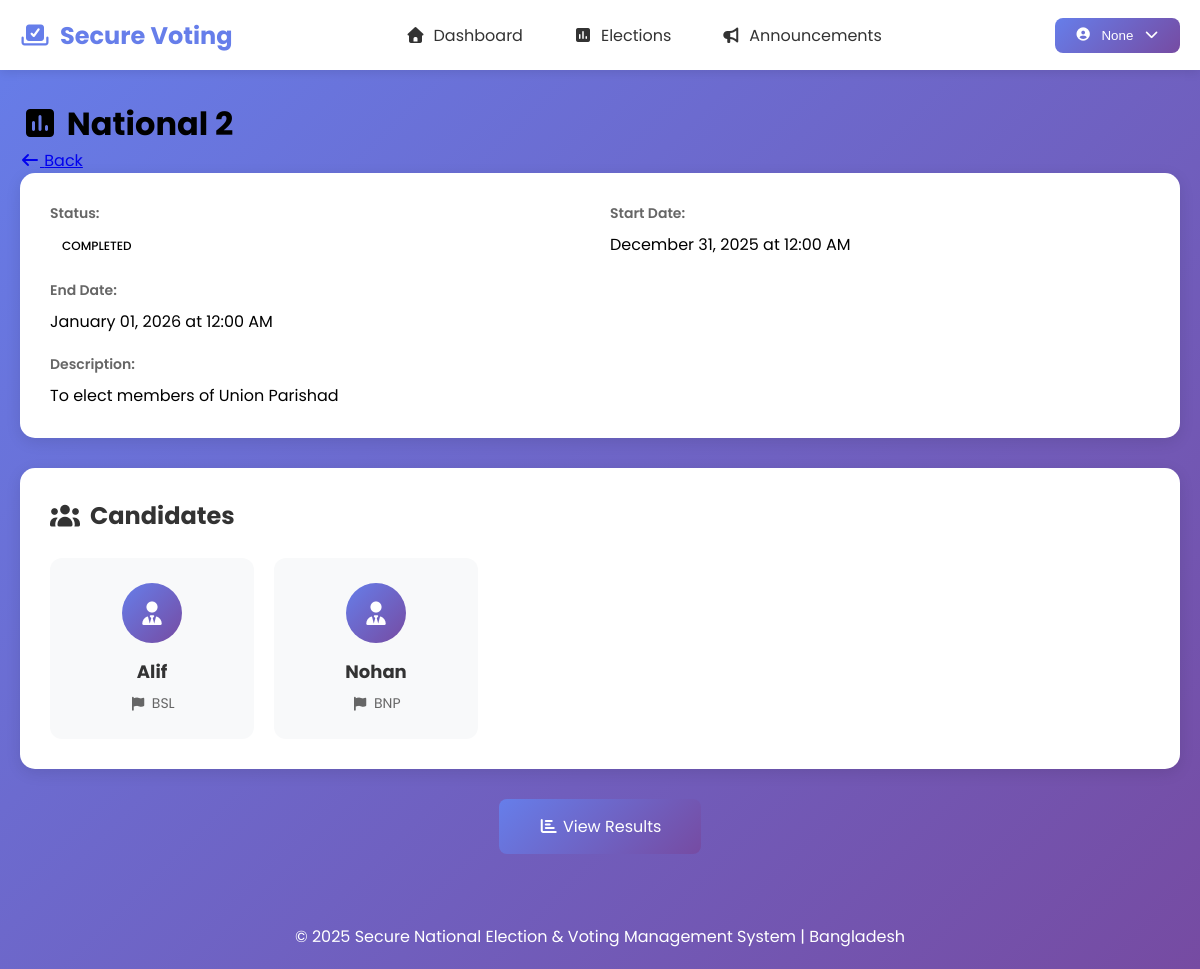
The page /election/ELECTION_BEA5983BC9C7 (signed in) on the database its author committed.
### tables this page shows
CREATE TABLE elections (
            election_id TEXT PRIMARY KEY,
            title_encrypted TEXT NOT NULL,
            description_encrypted TEXT,
            start_date TEXT NOT NULL,
            end_date TEXT NOT NULL,
            created_by TEXT NOT NULL,
            status TEXT DEFAULT 'upcoming',
            created_at TEXT NOT NULL,
            FOREIGN KEY (created_by) REFERENCES users(user_id)
        );

CREATE TABLE candidates (
            candidate_id TEXT PRIMARY KEY,
            election_id TEXT NOT NULL,
            name_encrypted TEXT NOT NULL,
            party_encrypted TEXT,
            description_encrypted TEXT,
            symbol_encrypted TEXT,
            created_at TEXT NOT NULL,
            FOREIGN KEY (election_id) REFERENCES elections(election_id)
        );

### routes/election_routes.py (the view)
@election_bp.route('/<election_id>')
@require_auth
def view_election(election_id):
    user_id = session.get('user_id')
    election = election_model.get_election(election_id)
    if not election:
        flash('Election not found', 'error')
        return redirect(url_for('election.list_elections'))
    try:
        election['title'] = encryption_middleware.decrypt_data(
            election['title_encrypted'],
            election['created_by']
        ) or "Election"
        if election['description_encrypted']:
            election['description'] = encryption_middleware.decrypt_data(
                election['description_encrypted'],
                election['created_by']
            )
    except:
        election['title'] = "Election"
        election['description'] = ""
    candidates = election_model.get_candidates(election_id)
    for candidate in candidates:
        try:
            candidate['name'] = encryption_middleware.decrypt_data(
                candidate['name_encrypted'],
                election['created_by']
            ) or "Candidate"
            candidate['party'] = encryption_middleware.decrypt_data(
                candidate['party_encrypted'],
                election['created_by']
            ) or ""
        except:
            candidate['name'] = "Candidate"
            candidate['party'] = ""
    return render_template('election/view.html',
                         election=election,
                         candidates=candidates)

### app.py (called while the page is built, shortened)
@app.template_filter('format_date')
def format_date(date_string):
    from datetime import datetime
    try:
        dt = datetime.fromisoformat(date_string)
        return dt.strftime('%B %d, %Y at %I:%M %p')
    except:
        return date_string

@app.context_processor
def inject_user():
    if 'user_id' in session:
        return {
            'current_user': {
                'user_id': session.get('user_id'),
                'username': session.get('username'),
                'role': session.get('role'),
                'is_verified': session.get('is_verified')
            }
        }
    return {'current_user': None}

@app.before_request
def before_request():
    from datetime import timedelta
    from auth.session_manager import SessionManager
    from config import Config
    if request.endpoint and (
        request.endpoint.startswith('static') or
        request.endpoint.startswith('auth.') or
        request.endpoint == 'index' or
        request.endpoint == 'about' or
        request.endpoint == 'contact'
    ):
        return None
    if 'user_id' in session:
        if session.get('remember_me'):
            app.permanent_session_lifetime = timedelta(days=30)
            session.permanent = True
        else:
            app.permanent_session_lifetime = timedelta(seconds=app.config['SESSION_LIFETIME'])
            session.permanent = True
    else:
        app.permanent_session_lifetime = timedelta(seconds=app.config['SESSION_LIFETIME'])

@app.after_request
def after_request(response):
    response.headers['X-Content-Type-Options'] = 'nosniff'
    response.headers['X-Frame-Options'] = 'SAMEORIGIN'
    response.headers['X-XSS-Protection'] = '1; mode=block'
    return response

### crypto/ecc.py (called while the page is built)
    def __eq__(self, other):
        if isinstance(other, Point):
            return self.x == other.x and self.y == other.y and self.curve == other.curve
        return False

    def is_infinity(self):
        return self.x is None and self.y is None

    def scalar_mult(self, k, point):
        if k == 0:
            return self.infinity
        if k < 0:
            k = -k
            point = Point(point.x, -point.y % self.p, self)
        result = self.infinity
        addend = point
        while k:
            if k & 1:
                result = self.point_add(result, addend)
            addend = self.point_add(addend, addend)
            k >>= 1
        return result

### templates/election/view.html (shortened to what this page needs)
{% extends "base.html" %}
{% block content %}
<div class="container">
    <div class="page-header">
        <h1><i class="fas fa-poll"></i> {{ election.title }}</h1>
        <a href="{{ url_for('election.list_elections') }}" class="btn-secondary">
            <i class="fas fa-arrow-left"></i> Back
        </a>
    </div>
    <div class="election-details">
        <div class="detail-card">
            <div class="detail-row">
                <span class="label">Status:</span>
                <span class="badge badge-{{ election.status }}">{{ election.status|upper }}</span>
            </div>
            <div class="detail-row">
                <span class="label">Start Date:</span>
                <span>{{ election.start_date|format_date }}</span>
            </div>
            <div class="detail-row">
                <span class="label">End Date:</span>
                <span>{{ election.end_date|format_date }}</span>
            </div>
            {% if election.description %}
            <div class="detail-row full">
                <span class="label">Description:</span>
                <p>{{ election.description }}</p>
            </div>
            {% endif %}
        </div>
    </div>
    <div class="candidates-section">
        <h2><i class="fas fa-users"></i> Candidates</h2>
        {% if candidates %}
        <div class="candidates-grid">
            {% for candidate in candidates %}
            <div class="candidate-card">
                <div class="candidate-icon">
                    <i class="fas fa-user-tie"></i>
                </div>
                <h3>{{ candidate.name }}</h3>
                {% if candidate.party %}
                <p class="party"><i class="fas fa-flag"></i> {{ candidate.party }}</p>
                {% endif %}
            </div>
            {% endfor %}
        </div>
        {% else %}
        <p class="empty-state">No candidates added yet.</p>
        {% endif %}
    </div>
    {% if election.status == 'completed' %}
    <div class="results-link">
        <a href="{{ url_for('election.view_results', election_id=election.election_id) }}" class="btn-primary btn-lg">
            <i class="fas fa-chart-bar"></i> View Results
        </a>
    </div>
    {% endif %}
</div>
{% endblock %}

### static/css/style.css (style rules this page uses)
* { margin: 0; padding: 0; box-sizing: border-box; }
body { font-family: 'Poppins', sans-serif; background: linear-gradient(135deg, #667eea 0%, #764ba2 100%); min-height: 100vh; }
.btn-primary { padding: 10px 25px; background: linear-gradient(135deg, #667eea, #764ba2); color: white; border: none; border-radius: 8px; cursor: pointer; transition: all 0.3s ease; text-decoration: none; display: inline-block; }
.badge { padding: 5px 12px; border-radius: 20px; font-size: 12px; font-weight: 500; }

### templates/election/view.html (style rules this page uses)
.election-details { background: white; border-radius: 15px; padding: 30px; margin-bottom: 30px; box-shadow: 0 4px 15px rgba(0, 0, 0, 0.1); }
.detail-card { display: grid; grid-template-columns: repeat(2, 1fr); gap: 20px; }
.detail-row { display: flex; flex-direction: column; gap: 8px; }
.detail-row.full { grid-column: 1 / -1; }
.label { font-weight: 600; color: #666; font-size: 14px; }
.candidates-section { background: white; border-radius: 15px; padding: 30px; box-shadow: 0 4px 15px rgba(0, 0, 0, 0.1); }
.candidates-section h2 { margin-bottom: 25px; color: #333; display: flex; align-items: center; gap: 10px; }
.candidates-grid { display: grid; grid-template-columns: repeat(auto-fill, minmax(200px, 1fr)); gap: 20px; }
.candidate-card { background: #f8f9fa; border-radius: 12px; padding: 25px; text-align: center; transition: all 0.3s ease; }
.candidate-icon { width: 60px; height: 60px; background: linear-gradient(135deg, #667eea, #764ba2); border-radius: 50%; display: flex; align-items: center; justify-content: center; margin: 0 auto 15px; color: white; font-size: 24px; }
.candidate-card h3 { font-size: 18px; color: #333; margin-bottom: 8px; }
.party { color: #666; font-size: 14px; display: flex; align-items: center; justify-content: center; gap: 5px; }
.results-link { margin-top: 30px; text-align: center; }
.btn-lg { padding: 15px 40px; font-size: 16px; }

### rows shown on the page
elections: status "COMPLETED", start_date "December 31, 2025 at 12:00 AM", end_date "January 01, 2026 at 12:00 AM"
candidates: name "Alif", party "BSL"
candidates: name "Nohan", party "BNP"

### other values the page prints
{{ current_user.username }} "None"
{{ election.title }} "National 2"
{{ election.description }} "To elect members of Union Parishad"
